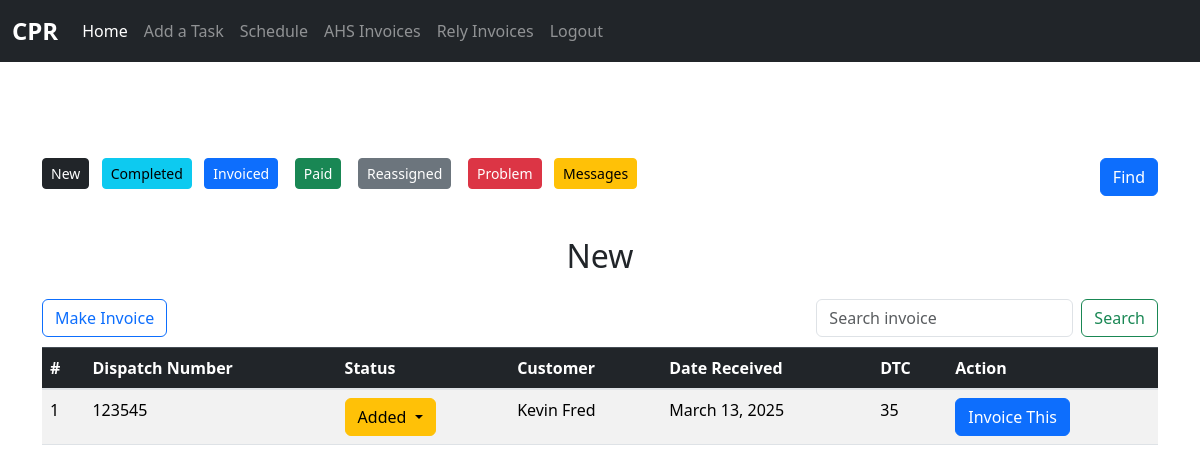
/rely/rely_invoice (signed in), run on an earlier commit of the app's database.
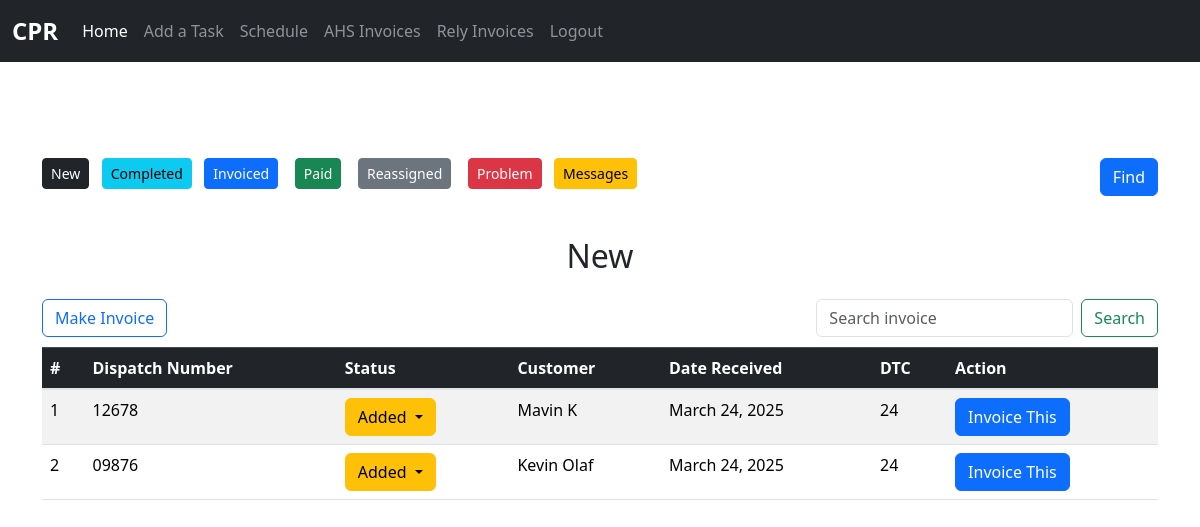
And on a later commit of the database.
### rely_invoice/models.py (models this page shows, shortened)
class RelyInvoice(models.Model):
	dispatch_number = models.CharField(max_length=50, blank=True, null=True)
	status = models.ForeignKey(Status, null=True, blank=True, on_delete=models.SET_NULL)
	customer = models.CharField(max_length=50, blank=True, null=True)
	date_received = models.DateField(default=timezone.now)  # Date the invoice was received
	date_invoiced = models.DateField(default=timezone.now)  # Date the invoice was invoiced
	note = models.TextField(blank=False, null=False)
	amount = models.DecimalField(max_digits=20, decimal_places=2, blank=True, null=True)
	date_paid = models.DateField(default=timezone.now)
	@property
	def days_difference(self):
		if self.date_received:
			current_date = timezone.now().date()
			difference = (current_date - self.date_received).days
			return 1 if difference == 0 else difference
		return None

class Status(models.Model):
	name = models.CharField(max_length=50, blank=True, null=False)

### rely_invoice/views.py (the view, shortened to what this page needs)
# urls.py: path('rely_invoice', views.rely_invoice, name="rely_invoice"),
@login_required(login_url='login')
def rely_invoice(request):
    all_invoice = RelyInvoice.objects.all().order_by('-id')
    all_statuses = Status.objects.all()
    pst_tz = pytz.timezone("America/Los_Angeles")
    now_pst = now().astimezone(pst_tz)
    print(now_pst, flush=True)
    search_results = None
    the_result = None
    context = {
        "all_invoice": all_invoice,
        "all_statuses": all_statuses,
        'search_results':search_results,
        "the_result":the_result,
    }
    return render(request, 'rely_inv.html', context)

### rely_invoice/templates/rely_inv.html (shortened to what this page needs)
{% extends 'base.html' %}
{% block content %}
    <div class="container mt-5">
        <button style="float:right" type="button" class="btn btn-primary" data-toggle="modal" data-target=".bd-example-modal-sm">Find</button>
    </div>
    <div class="container mt-5">
        {% include 'rely_nav.html' %}
    </div>
	<div class="container mt-5">
		<h2 style="text-align: center;" class="mb-4">New</h2>
	    	<div class="table-responsive">
	    		<form style="float:right;" method="POST" class="form-inline my-2 my-lg-0">
				    <input name="inv_data" class="form-control mr-sm-2" type="search" placeholder="Search invoice" aria-label="Search">
				    <button class="btn btn-outline-success my-2 my-sm-0" type="submit">Search</button>
				</form>
                <a style="float:left;" href="{% url 'make_invoice' %}" class="btn btn-outline-primary">Make Invoice</a>
				<br><br>
                <table class="table table-striped">
                    <thead class="table-dark">
                        <tr>
                            <th>#</th>
                            <th>Dispatch Number</th>
                            <th>Status</th>
                            <th>Customer</th>
                            <th>Date Received</th>
                            <th>DTC</th>
                            <th>Action</th>
                        </tr>
                    </thead>
                    <tbody>
                        {% if search_results is None %}
                            {% for invoice in all_invoice %}
                            <tr>
                                <td>{{ forloop.counter }}</td>
                                <td>{{ invoice.dispatch_number }}</td>
                                <td>
                				    <div class="dropdown">
                				        <button class="btn btn-warning dropdown-toggle" data-bs-toggle="dropdown">
                				            {{ invoice.status.name }}
                				        </button>
                				    </div>
                				</td>
                                <td>{{ invoice.customer }}</td>
                                <td>{{ invoice.date_received }}</td>
                                <td>{{ invoice.days_difference }}</td>
                                {% if invoice.dispatch_number != m_dispatch %}
                                <td><a class="btn btn-primary" href="{% url 'update_r_invoice' invoice.id %}">Invoice This</a></td>
                                {% endif %}
                            </tr>
                            {% empty %}
                            <tr>
                                <td colspan="6" class="text-center">No invoices available.</td>
                            </tr>
                            {% endfor %}
                        {% endif %}
                    </tbody>
                </table>
	    	</div>
	</div>
{% endblock %}

What changed in the data, as far as the page shows it:
removed RelyInvoice: dispatch_number "123545", status.name "Added", customer "Kevin Fred", date_received "March 13, 2025", days_difference "35", shows "Invoice This"
added RelyInvoice: dispatch_number "12678", status.name "Added", customer "Mavin K", date_received "March 24, 2025", days_difference "24", shows "Invoice This"
added RelyInvoice: dispatch_number "09876", status.name "Added", customer "Kevin Olaf", date_received "March 24, 2025", days_difference "24", shows "Invoice This"
